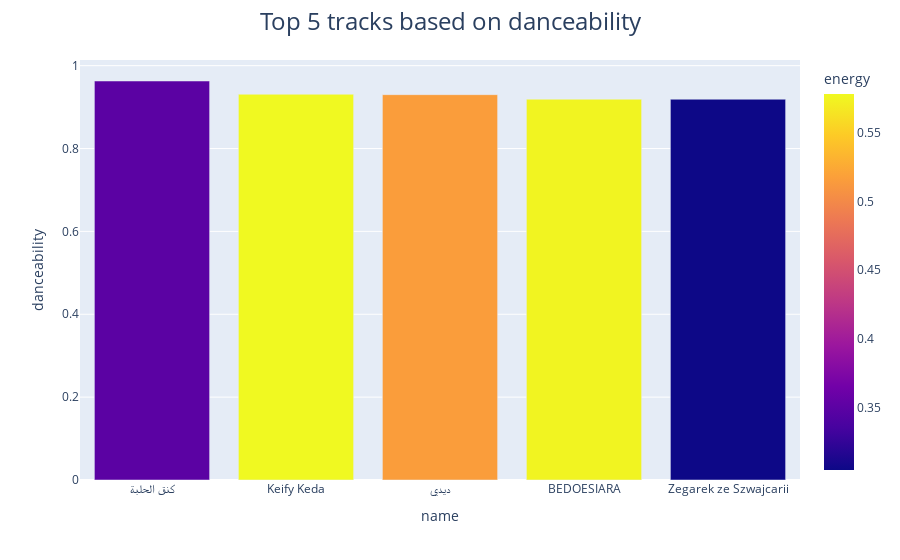

The cell this chart's notebook holds for it:
### Code cell
topNTracks(df)

### Figure 1 — Plotly figure (JSON) as saved in the notebook; plotly's stock layout.template omitted (floating-point values rounded to 4 significant figures)
{"data": [{"alignmentgroup": "True", "hovertemplate": "name=%{x}<br>danceability=%{y}<br>energy=%{marker.color}<extra></extra>", "legendgroup": "", "marker": {"color": [0.35, 0.578, 0.516, 0.575, 0.305], "coloraxis": "coloraxis", "pattern": {"shape": ""}}, "name": "", "offsetgroup": "", "orientation": "v", "showlegend": false, "textposition": "auto", "type": "bar", "x": ["كنق الحلبة", "Keify Keda", "ديدي", "BEDOESIARA", "Zegarek ze Szwajcarii"], "xaxis": "x", "y": [0.963, 0.931, 0.93, 0.919, 0.919], "yaxis": "y"}], "layout": {"barmode": "relative", "coloraxis": {"colorbar": {"title": {"text": "energy"}}, "colorscale": [[0, "#0d0887"], [0.1111, "#46039f"], [0.2222, "#7201a8"], [0.3333, "#9c179e"], [0.4444, "#bd3786"], [0.5556, "#d8576b"], [0.6667, "#ed7953"], [0.7778, "#fb9f3a"], [0.8889, "#fdca26"], [1, "#f0f921"]]}, "legend": {"tracegroupgap": 0}, "margin": {"t": 60}, "title": {"font": {"size": 24}, "text": "Top 5 tracks based on danceability", "x": 0.5}, "xaxis": {"anchor": "y", "domain": [0, 1], "title": {"text": "name"}}, "yaxis": {"anchor": "x", "domain": [0, 1], "title": {"text": "danceability"}}}}
